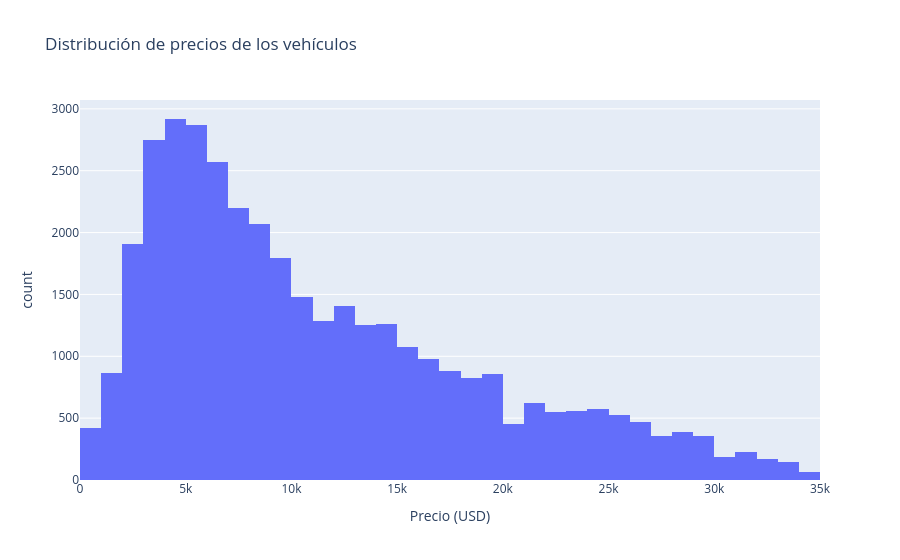

This figure's notebook cell:
### Markdown cell above
### Distribución de precio

### Code cell
fig_price = px.histogram(
    df_clean, 
    x="price", 
    nbins=60, 
    title="Distribución de precios de los vehículos",
    labels={"price": "Precio (USD)"}
)
fig_price.show()

### Figure 1 — Plotly figure (JSON) as saved in the notebook; plotly's stock layout.template omitted (floating-point values rounded to 4 significant figures; data arrays with more than 128 entries replaced by an {"elided": "..."} marker saying what was removed)
{"data": [{"bingroup": "x", "hovertemplate": "Precio (USD)=%{x}<br>count=%{y}<extra></extra>", "legendgroup": "", "marker": {"color": "#636efa", "pattern": {"shape": ""}}, "name": "", "nbinsx": 60, "orientation": "v", "showlegend": false, "type": "histogram", "x": {"elided": "37319 int values"}, "xaxis": "x", "yaxis": "y"}], "layout": {"barmode": "relative", "legend": {"tracegroupgap": 0}, "title": {"text": "Distribución de precios de los vehículos"}, "xaxis": {"anchor": "y", "domain": [0, 1], "title": {"text": "Precio (USD)"}}, "yaxis": {"anchor": "x", "domain": [0, 1], "title": {"text": "count"}}}}
